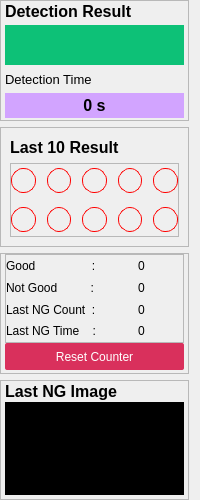
         <widget class="QWidget" name="rightGrid" native="true">
          <property name="minimumSize">
           <size>
            <width>0</width>
            <height>500</height>
           </size>
          </property>
          <property name="maximumSize">
           <size>
            <width>200</width>
            <height>16777215</height>
           </size>
          </property>
          <property name="styleSheet">
           <string notr="true"/>
          </property>
          <layout class="QVBoxLayout" name="verticalLayout_10">
           <property name="leftMargin">
            <number>0</number>
           </property>
           <property name="topMargin">
            <number>0</number>
           </property>
           <property name="bottomMargin">
            <number>0</number>
           </property>
           <item>
            <widget class="QFrame" name="detectionResult_Frame">
             <property name="maximumSize">
              <size>
               <width>261</width>
               <height>16777215</height>
              </size>
             </property>
             <property name="frameShape">
              <enum>QFrame::StyledPanel</enum>
             </property>
             <property name="frameShadow">
              <enum>QFrame::Raised</enum>
             </property>
             <layout class="QVBoxLayout" name="verticalLayout_11">
              <property name="spacing">
               <number>4</number>
              </property>
              <property name="leftMargin">
               <number>4</number>
              </property>
              <property name="topMargin">
               <number>0</number>
              </property>
              <property name="rightMargin">
               <number>4</number>
              </property>
              <property name="bottomMargin">
               <number>2</number>
              </property>
              <item>
               <widget class="QLabel" name="detectionResult_Label">
                <property name="maximumSize">
                 <size>
                  <width>16777215</width>
                  <height>20</height>
                 </size>
                </property>
                <property name="font">
                 <font>
                  <family>Arial</family>
                  <pointsize>12</pointsize>
                  <weight>75</weight>
                  <bold>true</bold>
                 </font>
                </property>
                <property name="text">
                 <string>Detection Result</string>
                </property>
                <property name="alignment">
                 <set>Qt::AlignLeading|Qt::AlignLeft|Qt::AlignVCenter</set>
                </property>
               </widget>
              </item>
              <item>
               <widget class="QLabel" name="detectionResult">
                <property name="styleSheet">
                 <string notr="true">background-color: rgb(13, 193, 119);</string>
                </property>
                <property name="text">
                 <string/>
                </property>
               </widget>
              </item>
              <item>
               <widget class="QLabel" name="detectionTime_Label">
                <property name="maximumSize">
                 <size>
                  <width>16777215</width>
                  <height>20</height>
                 </size>
                </property>
                <property name="font">
                 <font>
                  <family>Arial</family>
                  <pointsize>10</pointsize>
                 </font>
                </property>
                <property name="text">
                 <string>Detection Time</string>
                </property>
               </widget>
              </item>
              <item>
               <widget class="QLabel" name="detectionTime">
                <property name="maximumSize">
                 <size>
                  <width>16777215</width>
                  <height>25</height>
                 </size>
                </property>
                <property name="font">
                 <font>
                  <family>Arial</family>
                  <pointsize>12</pointsize>
                  <weight>75</weight>
                  <bold>true</bold>
                 </font>
                </property>
                <property name="styleSheet">
                 <string notr="true">background-color:#D2A4FF;</string>
                </property>
                <property name="text">
                 <string>0 s</string>
                </property>
                <property name="alignment">
                 <set>Qt::AlignCenter</set>
                </property>
               </widget>
              </item>
             </layout>
            </widget>
           </item>
           <item>
            <widget class="QFrame" name="lastTenResult_Frame">
             <property name="frameShape">
              <enum>QFrame::StyledPanel</enum>
             </property>
             <property name="frameShadow">
              <enum>QFrame::Raised</enum>
             </property>
             <layout class="QVBoxLayout" name="verticalLayout_12">
              <item>
               <widget class="QLabel" name="last10Result_Label">
                <property name="maximumSize">
                 <size>
                  <width>16777215</width>
                  <height>20</height>
                 </size>
                </property>
                <property name="font">
                 <font>
                  <family>Arial</family>
                  <pointsize>12</pointsize>
                  <weight>75</weight>
                  <bold>true</bold>
                 </font>
                </property>
                <property name="text">
                 <string>Last 10 Result</string>
                </property>
               </widget>
              </item>
              <item>
               <widget class="QFrame" name="last10Result_circleFrame">
                <property name="styleSheet">
                 <string notr="true">QLabel{
	border:1px solid red;
	border-radius:12px;
}</string>
                </property>
                <property name="frameShape">
                 <enum>QFrame::StyledPanel</enum>
                </property>
                <property name="frameShadow">
                 <enum>QFrame::Raised</enum>
                </property>
                <layout class="QGridLayout" name="gridLayout">
                 <property name="leftMargin">
                  <number>0</number>
                 </property>
                 <property name="topMargin">
                  <number>0</number>
                 </property>
                 <property name="rightMargin">
                  <number>0</number>
                 </property>
                 <property name="bottomMargin">
                  <number>0</number>
                 </property>
                 <property name="horizontalSpacing">
                  <number>11</number>
                 </property>
                 <property name="verticalSpacing">
                  <number>10</number>
                 </property>
                 <item row="0" column="0">
                  <widget class="QLabel" name="circle1">
                   <property name="maximumSize">
                    <size>
                     <width>25</width>
                     <height>25</height>
                    </size>
                   </property>
                   <property name="text">
                    <string/>
                   </property>
                  </widget>
                 </item>
                 <item row="0" column="2">
                  <widget class="QLabel" name="circle3">
                   <property name="maximumSize">
                    <size>
                     <width>25</width>
                     <height>25</height>
                    </size>
                   </property>
                   <property name="text">
                    <string/>
                   </property>
                  </widget>
                 </item>
                 <item row="0" column="1">
                  <widget class="QLabel" name="circle2">
                   <property name="sizePolicy">
                    <sizepolicy hsizetype="Preferred" vsizetype="Preferred">
                     <horstretch>0</horstretch>
                     <verstretch>0</verstretch>
                    </sizepolicy>
                   </property>
                   <property name="maximumSize">
                    <size>
                     <width>25</width>
                     <height>25</height>
                    </size>
                   </property>
                   <property name="text">
                    <string/>
                   </property>
                  </widget>
                 </item>
                 <item row="0" column="3">
                  <widget class="QLabel" name="circle4">
                   <property name="maximumSize">
                    <size>
                     <width>25</width>
                     <height>25</height>
                    </size>
                   </property>
                   <property name="text">
                    <string/>
                   </property>
                  </widget>
                 </item>
                 <item row="0" column="4">
                  <widget class="QLabel" name="circle5">
                   <property name="maximumSize">
                    <size>
                     <width>25</width>
                     <height>25</height>
                    </size>
                   </property>
                   <property name="text">
                    <string/>
                   </property>
                  </widget>
                 </item>
                 <item row="1" column="0">
                  <widget class="QLabel" name="circle6">
                   <property name="maximumSize">
                    <size>
                     <width>25</width>
                     <height>25</height>
                    </size>
                   </property>
                   <property name="text">
                    <string/>
                   </property>
                  </widget>
                 </item>
                 <item row="1" column="1">
                  <widget class="QLabel" name="circle7">
                   <property name="maximumSize">
                    <size>
                     <width>25</width>
                     <height>25</height>
                    </size>
                   </property>
                   <property name="text">
                    <string/>
                   </property>
                  </widget>
                 </item>
                 <item row="1" column="2">
                  <widget class="QLabel" name="circle8">
                   <property name="maximumSize">
                    <size>
                     <width>25</width>
                     <height>25</height>
                    </size>
                   </property>
                   <property name="text">
                    <string/>
                   </property>
                  </widget>
                 </item>
                 <item row="1" column="3">
                  <widget class="QLabel" name="circle9">
                   <property name="maximumSize">
                    <size>
                     <width>25</width>
                     <height>25</height>
                    </size>
                   </property>
                   <property name="text">
                    <string/>
                   </property>
                  </widget>
                 </item>
                 <item row="1" column="4">
                  <widget class="QLabel" name="circle10">
                   <property name="maximumSize">
                    <size>
                     <width>25</width>
                     <height>25</height>
                    </size>
                   </property>
                   <property name="text">
                    <string/>
                   </property>
                  </widget>
                 </item>
                </layout>
               </widget>
              </item>
             </layout>
            </widget>
           </item>
           <item>
            <widget class="QFrame" name="counterFrame">
             <property name="frameShape">
              <enum>QFrame::StyledPanel</enum>
             </property>
             <property name="frameShadow">
              <enum>QFrame::Raised</enum>
             </property>
             <layout class="QVBoxLayout" name="verticalLayout_13">
              <property name="spacing">
               <number>0</number>
              </property>
              <property name="leftMargin">
               <number>4</number>
              </property>
              <property name="topMargin">
               <number>0</number>
              </property>
              <property name="rightMargin">
               <number>4</number>
              </property>
              <property name="bottomMargin">
               <number>3</number>
              </property>
              <item>
               <widget class="QFrame" name="frame_7">
                <property name="frameShape">
                 <enum>QFrame::StyledPanel</enum>
                </property>
                <property name="frameShadow">
                 <enum>QFrame::Raised</enum>
                </property>
                <layout class="QGridLayout" name="gridLayout_9">
                 <property name="leftMargin">
                  <number>0</number>
                 </property>
                 <property name="topMargin">
                  <number>0</number>
                 </property>
                 <property name="rightMargin">
                  <number>0</number>
                 </property>
                 <property name="bottomMargin">
                  <number>0</number>
                 </property>
                 <property name="spacing">
                  <number>0</number>
                 </property>
                 <item row="2" column="1" alignment="Qt::AlignHCenter">
                  <widget class="QLabel" name="lastNG_Count">
                   <property name="text">
                    <string>0</string>
                   </property>
                  </widget>
                 </item>
                 <item row="3" column="1" alignment="Qt::AlignHCenter">
                  <widget class="QLabel" name="lastNG_timeCount">
                   <property name="text">
                    <string>0</string>
                   </property>
                  </widget>
                 </item>
                 <item row="1" column="0">
                  <widget class="QLabel" name="notGood_Label">
                   <property name="sizePolicy">
                    <sizepolicy hsizetype="Expanding" vsizetype="Preferred">
                     <horstretch>0</horstretch>
                     <verstretch>0</verstretch>
                    </sizepolicy>
                   </property>
                   <property name="maximumSize">
                    <size>
                     <width>93</width>
                     <height>16777215</height>
                    </size>
                   </property>
                   <property name="text">
                    <string>Not Good          :</string>
                   </property>
                  </widget>
                 </item>
                 <item row="0" column="0">
                  <widget class="QLabel" name="good_Label">
                   <property name="sizePolicy">
                    <sizepolicy hsizetype="Expanding" vsizetype="Preferred">
                     <horstretch>0</horstretch>
                     <verstretch>0</verstretch>
                    </sizepolicy>
                   </property>
                   <property name="maximumSize">
                    <size>
                     <width>95</width>
                     <height>16777215</height>
                    </size>
                   </property>
                   <property name="text">
                    <string>Good                 :</string>
                   </property>
                  </widget>
                 </item>
                 <item row="2" column="0" alignment="Qt::AlignLeft">
                  <widget class="QLabel" name="lastNG_countLabel">
                   <property name="sizePolicy">
                    <sizepolicy hsizetype="Expanding" vsizetype="Preferred">
                     <horstretch>0</horstretch>
                     <verstretch>0</verstretch>
                    </sizepolicy>
                   </property>
                   <property name="text">
                    <string>Last NG Count  :</string>
                   </property>
                  </widget>
                 </item>
                 <item row="3" column="0" alignment="Qt::AlignLeft">
                  <widget class="QLabel" name="lastNG_timeLabel">
                   <property name="sizePolicy">
                    <sizepolicy hsizetype="Expanding" vsizetype="Preferred">
                     <horstretch>0</horstretch>
                     <verstretch>0</verstretch>
                    </sizepolicy>
                   </property>
                   <property name="text">
                    <string>Last NG Time    :</string>
                   </property>
                  </widget>
                 </item>
                 <item row="0" column="1" alignment="Qt::AlignHCenter|Qt::AlignVCenter">
                  <widget class="QLabel" name="goodCount">
                   <property name="text">
                    <string>0</string>
                   </property>
                  </widget>
                 </item>
                 <item row="1" column="1" alignment="Qt::AlignHCenter">
                  <widget class="QLabel" name="notGoodCount">
                   <property name="text">
                    <string>0</string>
                   </property>
                  </widget>
                 </item>
                </layout>
               </widget>
              </item>
              <item>
               <widget class="QPushButton" name="resetCounter_Button">
                <property name="maximumSize">
                 <size>
                  <width>16777215</width>
                  <height>27</height>
                 </size>
                </property>
                <property name="styleSheet">
                 <string notr="true">QPushButton{
	color:white;
	background-color:#D9305C;
	border-radius:2px;
}</string>
                </property>
                <property name="text">
                 <string>Reset Counter</string>
                </property>
               </widget>
              </item>
             </layout>
            </widget>
           </item>
           <item>
            <widget class="QFrame" name="lastNGImage_Frame">
             <property name="maximumSize">
              <size>
               <width>16777215</width>
               <height>16777205</height>
              </size>
             </property>
             <property name="frameShape">
              <enum>QFrame::StyledPanel</enum>
             </property>
             <property name="frameShadow">
              <enum>QFrame::Raised</enum>
             </property>
             <layout class="QVBoxLayout" name="verticalLayout_14">
              <property name="spacing">
               <number>0</number>
              </property>
              <property name="leftMargin">
               <number>4</number>
              </property>
              <property name="topMargin">
               <number>0</number>
              </property>
              <property name="rightMargin">
               <number>4</number>
              </property>
              <property name="bottomMargin">
               <number>4</number>
              </property>
              <item>
               <widget class="QLabel" name="lastNG_imageLabel">
                <property name="maximumSize">
                 <size>
                  <width>16777215</width>
                  <height>21</height>
                 </size>
                </property>
                <property name="font">
                 <font>
                  <family>Arial</family>
                  <pointsize>12</pointsize>
                  <weight>75</weight>
                  <bold>true</bold>
                 </font>
                </property>
                <property name="text">
                 <string>Last NG Image</string>
                </property>
               </widget>
              </item>
              <item>
               <widget class="QLabel" name="lastNG_Image">
                <property name="maximumSize">
                 <size>
                  <width>16777215</width>
                  <height>121</height>
                 </size>
                </property>
                <property name="font">
                 <font>
                  <pointsize>4</pointsize>
                 </font>
                </property>
                <property name="styleSheet">
                 <string notr="true">background-color: rgb(0, 0, 0);</string>
                </property>
                <property name="text">
                 <string/>
                </property>
                <property name="scaledContents">
                 <bool>false</bool>
                </property>
               </widget>
              </item>
             </layout>
            </widget>
           </item>
          </layout>
         </widget>
